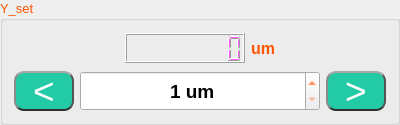
             <widget class="QGroupBox" name="Adc_box_5">
              <property name="sizePolicy">
               <sizepolicy hsizetype="MinimumExpanding" vsizetype="Fixed">
                <horstretch>0</horstretch>
                <verstretch>0</verstretch>
               </sizepolicy>
              </property>
              <property name="minimumSize">
               <size>
                <width>400</width>
                <height>125</height>
               </size>
              </property>
              <property name="maximumSize">
               <size>
                <width>400</width>
                <height>16777215</height>
               </size>
              </property>
              <property name="palette">
               <palette>
                <active>
                 <colorrole role="WindowText">
                  <brush brushstyle="SolidPattern">
                   <color alpha="255">
                    <red>255</red>
                    <green>170</green>
                    <blue>0</blue>
                   </color>
                  </brush>
                 </colorrole>
                </active>
                <inactive>
                 <colorrole role="WindowText">
                  <brush brushstyle="SolidPattern">
                   <color alpha="255">
                    <red>255</red>
                    <green>85</green>
                    <blue>0</blue>
                   </color>
                  </brush>
                 </colorrole>
                </inactive>
                <disabled>
                 <colorrole role="WindowText">
                  <brush brushstyle="SolidPattern">
                   <color alpha="255">
                    <red>120</red>
                    <green>120</green>
                    <blue>120</blue>
                   </color>
                  </brush>
                 </colorrole>
                </disabled>
               </palette>
              </property>
              <property name="font">
               <font>
                <family>Arial</family>
                <pointsize>10</pointsize>
                <bold>false</bold>
                <stylestrategy>PreferAntialias</stylestrategy>
               </font>
              </property>
              <property name="title">
               <string>Y_set</string>
              </property>
              <layout class="QVBoxLayout" name="verticalLayout_7">
               <item>
                <layout class="QHBoxLayout" name="horizontalLayout_10">
                 <item>
                  <spacer name="horizontalSpacer_6">
                   <property name="orientation">
                    <enum>Qt::Horizontal</enum>
                   </property>
                   <property name="sizeHint" stdset="0">
                    <size>
                     <width>40</width>
                     <height>20</height>
                    </size>
                   </property>
                  </spacer>
                 </item>
                 <item>
                  <widget class="QLCDNumber" name="lcd_Y_pos">
                   <property name="sizePolicy">
                    <sizepolicy hsizetype="MinimumExpanding" vsizetype="Fixed">
                     <horstretch>0</horstretch>
                     <verstretch>0</verstretch>
                    </sizepolicy>
                   </property>
                   <property name="minimumSize">
                    <size>
                     <width>120</width>
                     <height>30</height>
                    </size>
                   </property>
                   <property name="palette">
                    <palette>
                     <active>
                      <colorrole role="WindowText">
                       <brush brushstyle="SolidPattern">
                        <color alpha="255">
                         <red>255</red>
                         <green>85</green>
                         <blue>255</blue>
                        </color>
                       </brush>
                      </colorrole>
                      <colorrole role="ButtonText">
                       <brush brushstyle="SolidPattern">
                        <color alpha="255">
                         <red>255</red>
                         <green>85</green>
                         <blue>255</blue>
                        </color>
                       </brush>
                      </colorrole>
                     </active>
                     <inactive>
                      <colorrole role="WindowText">
                       <brush brushstyle="SolidPattern">
                        <color alpha="255">
                         <red>255</red>
                         <green>85</green>
                         <blue>255</blue>
                        </color>
                       </brush>
                      </colorrole>
                      <colorrole role="ButtonText">
                       <brush brushstyle="SolidPattern">
                        <color alpha="255">
                         <red>255</red>
                         <green>85</green>
                         <blue>255</blue>
                        </color>
                       </brush>
                      </colorrole>
                     </inactive>
                     <disabled>
                      <colorrole role="WindowText">
                       <brush brushstyle="SolidPattern">
                        <color alpha="255">
                         <red>120</red>
                         <green>120</green>
                         <blue>120</blue>
                        </color>
                       </brush>
                      </colorrole>
                      <colorrole role="ButtonText">
                       <brush brushstyle="SolidPattern">
                        <color alpha="255">
                         <red>120</red>
                         <green>120</green>
                         <blue>120</blue>
                        </color>
                       </brush>
                      </colorrole>
                     </disabled>
                    </palette>
                   </property>
                   <property name="toolTip">
                    <string>current Z position</string>
                   </property>
                   <property name="digitCount">
                    <number>8</number>
                   </property>
                  </widget>
                 </item>
                 <item>
                  <widget class="QLabel" name="label_6">
                   <property name="palette">
                    <palette>
                     <active>
                      <colorrole role="WindowText">
                       <brush brushstyle="SolidPattern">
                        <color alpha="255">
                         <red>255</red>
                         <green>170</green>
                         <blue>0</blue>
                        </color>
                       </brush>
                      </colorrole>
                     </active>
                     <inactive>
                      <colorrole role="WindowText">
                       <brush brushstyle="SolidPattern">
                        <color alpha="255">
                         <red>255</red>
                         <green>85</green>
                         <blue>0</blue>
                        </color>
                       </brush>
                      </colorrole>
                     </inactive>
                     <disabled>
                      <colorrole role="WindowText">
                       <brush brushstyle="SolidPattern">
                        <color alpha="255">
                         <red>120</red>
                         <green>120</green>
                         <blue>120</blue>
                        </color>
                       </brush>
                      </colorrole>
                     </disabled>
                    </palette>
                   </property>
                   <property name="font">
                    <font>
                     <family>Arial</family>
                     <pointsize>12</pointsize>
                     <bold>true</bold>
                     <stylestrategy>PreferAntialias</stylestrategy>
                    </font>
                   </property>
                   <property name="text">
                    <string>um</string>
                   </property>
                  </widget>
                 </item>
                 <item>
                  <spacer name="horizontalSpacer_13">
                   <property name="orientation">
                    <enum>Qt::Horizontal</enum>
                   </property>
                   <property name="sizeHint" stdset="0">
                    <size>
                     <width>40</width>
                     <height>20</height>
                    </size>
                   </property>
                  </spacer>
                 </item>
                </layout>
               </item>
               <item>
                <layout class="QHBoxLayout" name="horizontalLayout_11">
                 <item>
                  <widget class="QPushButton" name="Y_pos_left">
                   <property name="sizePolicy">
                    <sizepolicy hsizetype="Fixed" vsizetype="Fixed">
                     <horstretch>0</horstretch>
                     <verstretch>0</verstretch>
                    </sizepolicy>
                   </property>
                   <property name="minimumSize">
                    <size>
                     <width>60</width>
                     <height>40</height>
                    </size>
                   </property>
                   <property name="maximumSize">
                    <size>
                     <width>16777215</width>
                     <height>40</height>
                    </size>
                   </property>
                   <property name="palette">
                    <palette>
                     <active>
                      <colorrole role="WindowText">
                       <brush brushstyle="SolidPattern">
                        <color alpha="255">
                         <red>255</red>
                         <green>255</green>
                         <blue>255</blue>
                        </color>
                       </brush>
                      </colorrole>
                      <colorrole role="Button">
                       <brush brushstyle="SolidPattern">
                        <color alpha="255">
                         <red>35</red>
                         <green>202</green>
                         <blue>166</blue>
                        </color>
                       </brush>
                      </colorrole>
                      <colorrole role="Text">
                       <brush brushstyle="SolidPattern">
                        <color alpha="255">
                         <red>255</red>
                         <green>255</green>
                         <blue>255</blue>
                        </color>
                       </brush>
                      </colorrole>
                      <colorrole role="ButtonText">
                       <brush brushstyle="SolidPattern">
                        <color alpha="255">
                         <red>255</red>
                         <green>255</green>
                         <blue>255</blue>
                        </color>
                       </brush>
                      </colorrole>
                      <colorrole role="Base">
                       <brush brushstyle="SolidPattern">
                        <color alpha="255">
                         <red>35</red>
                         <green>202</green>
                         <blue>166</blue>
                        </color>
                       </brush>
                      </colorrole>
                      <colorrole role="Window">
                       <brush brushstyle="SolidPattern">
                        <color alpha="255">
                         <red>35</red>
                         <green>202</green>
                         <blue>166</blue>
                        </color>
                       </brush>
                      </colorrole>
                      <colorrole role="HighlightedText">
                       <brush brushstyle="SolidPattern">
                        <color alpha="255">
                         <red>255</red>
                         <green>85</green>
                         <blue>127</blue>
                        </color>
                       </brush>
                      </colorrole>
                      <colorrole role="PlaceholderText">
                       <brush brushstyle="SolidPattern">
                        <color alpha="255">
                         <red>255</red>
                         <green>255</green>
                         <blue>255</blue>
                        </color>
                       </brush>
                      </colorrole>
                     </active>
                     <inactive>
                      <colorrole role="WindowText">
                       <brush brushstyle="SolidPattern">
                        <color alpha="255">
                         <red>255</red>
                         <green>255</green>
                         <blue>255</blue>
                        </color>
                       </brush>
                      </colorrole>
                      <colorrole role="Button">
                       <brush brushstyle="SolidPattern">
                        <color alpha="255">
                         <red>35</red>
                         <green>202</green>
                         <blue>166</blue>
                        </color>
                       </brush>
                      </colorrole>
                      <colorrole role="Text">
                       <brush brushstyle="SolidPattern">
                        <color alpha="255">
                         <red>255</red>
                         <green>255</green>
                         <blue>255</blue>
                        </color>
                       </brush>
                      </colorrole>
                      <colorrole role="ButtonText">
                       <brush brushstyle="SolidPattern">
                        <color alpha="255">
                         <red>255</red>
                         <green>255</green>
                         <blue>255</blue>
                        </color>
                       </brush>
                      </colorrole>
                      <colorrole role="Base">
                       <brush brushstyle="SolidPattern">
                        <color alpha="255">
                         <red>35</red>
                         <green>202</green>
                         <blue>166</blue>
                        </color>
                       </brush>
                      </colorrole>
                      <colorrole role="Window">
                       <brush brushstyle="SolidPattern">
                        <color alpha="255">
                         <red>35</red>
                         <green>202</green>
                         <blue>166</blue>
                        </color>
                       </brush>
                      </colorrole>
                      <colorrole role="HighlightedText">
                       <brush brushstyle="SolidPattern">
                        <color alpha="255">
                         <red>255</red>
                         <green>85</green>
                         <blue>127</blue>
                        </color>
                       </brush>
                      </colorrole>
                      <colorrole role="PlaceholderText">
                       <brush brushstyle="SolidPattern">
                        <color alpha="255">
                         <red>255</red>
                         <green>255</green>
                         <blue>255</blue>
                        </color>
                       </brush>
                      </colorrole>
                     </inactive>
                     <disabled>
                      <colorrole role="WindowText">
                       <brush brushstyle="SolidPattern">
                        <color alpha="255">
                         <red>255</red>
                         <green>255</green>
                         <blue>255</blue>
                        </color>
                       </brush>
                      </colorrole>
                      <colorrole role="Button">
                       <brush brushstyle="SolidPattern">
                        <color alpha="255">
                         <red>35</red>
                         <green>202</green>
                         <blue>166</blue>
                        </color>
                       </brush>
                      </colorrole>
                      <colorrole role="Text">
                       <brush brushstyle="SolidPattern">
                        <color alpha="255">
                         <red>255</red>
                         <green>255</green>
                         <blue>255</blue>
                        </color>
                       </brush>
                      </colorrole>
                      <colorrole role="ButtonText">
                       <brush brushstyle="SolidPattern">
                        <color alpha="255">
                         <red>255</red>
                         <green>255</green>
                         <blue>255</blue>
                        </color>
                       </brush>
                      </colorrole>
                      <colorrole role="Base">
                       <brush brushstyle="SolidPattern">
                        <color alpha="255">
                         <red>35</red>
                         <green>202</green>
                         <blue>166</blue>
                        </color>
                       </brush>
                      </colorrole>
                      <colorrole role="Window">
                       <brush brushstyle="SolidPattern">
                        <color alpha="255">
                         <red>35</red>
                         <green>202</green>
                         <blue>166</blue>
                        </color>
                       </brush>
                      </colorrole>
                      <colorrole role="HighlightedText">
                       <brush brushstyle="SolidPattern">
                        <color alpha="255">
                         <red>255</red>
                         <green>85</green>
                         <blue>127</blue>
                        </color>
                       </brush>
                      </colorrole>
                      <colorrole role="PlaceholderText">
                       <brush brushstyle="SolidPattern">
                        <color alpha="255">
                         <red>255</red>
                         <green>255</green>
                         <blue>255</blue>
                        </color>
                       </brush>
                      </colorrole>
                     </disabled>
                    </palette>
                   </property>
                   <property name="font">
                    <font>
                     <family>Arial</family>
                     <pointsize>28</pointsize>
                     <bold>false</bold>
                     <stylestrategy>PreferDefault</stylestrategy>
                    </font>
                   </property>
                   <property name="toolTip">
                    <string>Decrease</string>
                   </property>
                   <property name="styleSheet">
                    <string notr="true">QPushButton{background-color: rgb(35, 202, 166);border:2px;border-radius:10px;padding:2px 4px;selection-color: rgb(255, 85, 127);color:rgb(255, 255, 255);border-style:inset;border-top-color: rgb(167, 167, 167);border-left-color: rgb(138, 138, 138);
border-right-color: rgb(56, 56, 56);
border-bottom-color: rgb(33, 33, 33);}

QPushButton:hover{background-color:rgb(255, 91, 58);border:2px;border-radius:10px;padding:2px 4px;selection-color: rgb(255, 85, 127);color: rgb(255, 255, 255) ;border-style:inset;border-top-color: rgb(167, 167, 167);border-left-color: rgb(138, 138, 138);
border-right-color: rgb(56, 56, 56);
border-bottom-color: rgb(33, 33, 33);}
QPushButton:pressed{background-color:rgb(255, 91, 58);border:2px;border-radius:10px;padding:2px 4px;selection-color: rgb(255, 85, 127);color: rgb(255, 255, 255) ;border-style:inset;border-bottom-color: rgb(167, 167, 167);border-right-color: rgb(138, 138, 138);
border-left-color: rgb(56, 56, 56);
border-top-color: rgb(33, 33, 33);}</string>
                   </property>
                   <property name="text">
                    <string>&lt;</string>
                   </property>
                   <property name="autoDefault">
                    <bool>false</bool>
                   </property>
                   <property name="default">
                    <bool>false</bool>
                   </property>
                   <property name="flat">
                    <bool>false</bool>
                   </property>
                  </widget>
                 </item>
                 <item>
                  <widget class="QDoubleSpinBox" name="Step_Y_pos">
                   <property name="sizePolicy">
                    <sizepolicy hsizetype="MinimumExpanding" vsizetype="Fixed">
                     <horstretch>0</horstretch>
                     <verstretch>0</verstretch>
                    </sizepolicy>
                   </property>
                   <property name="minimumSize">
                    <size>
                     <width>160</width>
                     <height>40</height>
                    </size>
                   </property>
                   <property name="maximumSize">
                    <size>
                     <width>16777215</width>
                     <height>40</height>
                    </size>
                   </property>
                   <property name="font">
                    <font>
                     <family>Arial</family>
                     <pointsize>14</pointsize>
                     <bold>true</bold>
                     <stylestrategy>PreferAntialias</stylestrategy>
                    </font>
                   </property>
                   <property name="toolTip">
                    <string>Each Step size Z</string>
                   </property>
                   <property name="inputMethodHints">
                    <set>Qt::ImhFormattedNumbersOnly|Qt::ImhNoAutoUppercase|Qt::ImhPreferNumbers</set>
                   </property>
                   <property name="alignment">
                    <set>Qt::AlignCenter</set>
                   </property>
                   <property name="prefix">
                    <string/>
                   </property>
                   <property name="suffix">
                    <string> um</string>
                   </property>
                   <property name="decimals">
                    <number>0</number>
                   </property>
                   <property name="minimum">
                    <double>1.000000000000000</double>
                   </property>
                   <property name="maximum">
                    <double>10000.000000000000000</double>
                   </property>
                   <property name="singleStep">
                    <double>1.000000000000000</double>
                   </property>
                   <property name="value">
                    <double>1.000000000000000</double>
                   </property>
                  </widget>
                 </item>
                 <item>
                  <widget class="QPushButton" name="Y_pos_right">
                   <property name="sizePolicy">
                    <sizepolicy hsizetype="Fixed" vsizetype="Fixed">
                     <horstretch>0</horstretch>
                     <verstretch>0</verstretch>
                    </sizepolicy>
                   </property>
                   <property name="minimumSize">
                    <size>
                     <width>60</width>
                     <height>40</height>
                    </size>
                   </property>
                   <property name="maximumSize">
                    <size>
                     <width>16777215</width>
                     <height>40</height>
                    </size>
                   </property>
                   <property name="palette">
                    <palette>
                     <active>
                      <colorrole role="WindowText">
                       <brush brushstyle="SolidPattern">
                        <color alpha="255">
                         <red>255</red>
                         <green>255</green>
                         <blue>255</blue>
                        </color>
                       </brush>
                      </colorrole>
                      <colorrole role="Button">
                       <brush brushstyle="SolidPattern">
                        <color alpha="255">
                         <red>35</red>
                         <green>202</green>
                         <blue>166</blue>
                        </color>
                       </brush>
                      </colorrole>
                      <colorrole role="Text">
                       <brush brushstyle="SolidPattern">
                        <color alpha="255">
                         <red>255</red>
                         <green>255</green>
                         <blue>255</blue>
                        </color>
                       </brush>
                      </colorrole>
                      <colorrole role="ButtonText">
                       <brush brushstyle="SolidPattern">
                        <color alpha="255">
                         <red>255</red>
                         <green>255</green>
                         <blue>255</blue>
                        </color>
                       </brush>
                      </colorrole>
                      <colorrole role="Base">
                       <brush brushstyle="SolidPattern">
                        <color alpha="255">
                         <red>35</red>
                         <green>202</green>
                         <blue>166</blue>
                        </color>
                       </brush>
                      </colorrole>
                      <colorrole role="Window">
                       <brush brushstyle="SolidPattern">
                        <color alpha="255">
                         <red>35</red>
                         <green>202</green>
                         <blue>166</blue>
                        </color>
                       </brush>
                      </colorrole>
                      <colorrole role="HighlightedText">
                       <brush brushstyle="SolidPattern">
                        <color alpha="255">
                         <red>255</red>
                         <green>85</green>
                         <blue>127</blue>
                        </color>
                       </brush>
                      </colorrole>
                      <colorrole role="PlaceholderText">
                       <brush brushstyle="SolidPattern">
                        <color alpha="255">
                         <red>255</red>
                         <green>255</green>
                         <blue>255</blue>
                        </color>
                       </brush>
                      </colorrole>
                     </active>
                     <inactive>
                      <colorrole role="WindowText">
                       <brush brushstyle="SolidPattern">
                        <color alpha="255">
                         <red>255</red>
                         <green>255</green>
                         <blue>255</blue>
                        </color>
                       </brush>
                      </colorrole>
                      <colorrole role="Button">
                       <brush brushstyle="SolidPattern">
                        <color alpha="255">
                         <red>35</red>
                         <green>202</green>
                         <blue>166</blue>
                        </color>
                       </brush>
                      </colorrole>
                      <colorrole role="Text">
                       <brush brushstyle="SolidPattern">
                        <color alpha="255">
                         <red>255</red>
                         <green>255</green>
                         <blue>255</blue>
                        </color>
                       </brush>
                      </colorrole>
                      <colorrole role="ButtonText">
                       <brush brushstyle="SolidPattern">
                        <color alpha="255">
                         <red>255</red>
                         <green>255</green>
                         <blue>255</blue>
                        </color>
                       </brush>
                      </colorrole>
                      <colorrole role="Base">
                       <brush brushstyle="SolidPattern">
                        <color alpha="255">
                         <red>35</red>
                         <green>202</green>
                         <blue>166</blue>
                        </color>
                       </brush>
                      </colorrole>
                      <colorrole role="Window">
                       <brush brushstyle="SolidPattern">
                        <color alpha="255">
                         <red>35</red>
                         <green>202</green>
                         <blue>166</blue>
                        </color>
                       </brush>
                      </colorrole>
                      <colorrole role="HighlightedText">
                       <brush brushstyle="SolidPattern">
                        <color alpha="255">
                         <red>255</red>
                         <green>85</green>
                         <blue>127</blue>
                        </color>
                       </brush>
                      </colorrole>
                      <colorrole role="PlaceholderText">
                       <brush brushstyle="SolidPattern">
                        <color alpha="255">
                         <red>255</red>
                         <green>255</green>
                         <blue>255</blue>
                        </color>
                       </brush>
                      </colorrole>
                     </inactive>
                     <disabled>
                      <colorrole role="WindowText">
                       <brush brushstyle="SolidPattern">
                        <color alpha="255">
                         <red>255</red>
                         <green>255</green>
                         <blue>255</blue>
                        </color>
                       </brush>
                      </colorrole>
                      <colorrole role="Button">
                       <brush brushstyle="SolidPattern">
                        <color alpha="255">
                         <red>35</red>
                         <green>202</green>
                         <blue>166</blue>
                        </color>
                       </brush>
                      </colorrole>
                      <colorrole role="Text">
                       <brush brushstyle="SolidPattern">
                        <color alpha="255">
                         <red>255</red>
                         <green>255</green>
                         <blue>255</blue>
                        </color>
                       </brush>
                      </colorrole>
                      <colorrole role="ButtonText">
                       <brush brushstyle="SolidPattern">
                        <color alpha="255">
                         <red>255</red>
                         <green>255</green>
                         <blue>255</blue>
                        </color>
                       </brush>
                      </colorrole>
                      <colorrole role="Base">
                       <brush brushstyle="SolidPattern">
                        <color alpha="255">
                         <red>35</red>
                         <green>202</green>
                         <blue>166</blue>
                        </color>
                       </brush>
                      </colorrole>
                      <colorrole role="Window">
                       <brush brushstyle="SolidPattern">
                        <color alpha="255">
                         <red>35</red>
                         <green>202</green>
                         <blue>166</blue>
                        </color>
                       </brush>
                      </colorrole>
                      <colorrole role="HighlightedText">
                       <brush brushstyle="SolidPattern">
                        <color alpha="255">
                         <red>255</red>
                         <green>85</green>
                         <blue>127</blue>
                        </color>
                       </brush>
                      </colorrole>
                      <colorrole role="PlaceholderText">
                       <brush brushstyle="SolidPattern">
                        <color alpha="255">
                         <red>255</red>
                         <green>255</green>
                         <blue>255</blue>
                        </color>
                       </brush>
                      </colorrole>
                     </disabled>
                    </palette>
                   </property>
                   <property name="font">
                    <font>
                     <family>Arial</family>
                     <pointsize>28</pointsize>
                     <bold>false</bold>
                     <stylestrategy>PreferDefault</stylestrategy>
                    </font>
                   </property>
                   <property name="toolTip">
                    <string>Increase</string>
                   </property>
                   <property name="styleSheet">
                    <string notr="true">QPushButton{background-color: rgb(35, 202, 166);border:2px;border-radius:10px;padding:2px 4px;selection-color: rgb(255, 85, 127);color:rgb(255, 255, 255);border-style:inset;border-top-color: rgb(167, 167, 167);border-left-color: rgb(138, 138, 138);
border-right-color: rgb(56, 56, 56);
border-bottom-color: rgb(33, 33, 33);}

QPushButton:hover{background-color:rgb(255, 91, 58);border:2px;border-radius:10px;padding:2px 4px;selection-color: rgb(255, 85, 127);color: rgb(255, 255, 255) ;border-style:inset;border-top-color: rgb(167, 167, 167);border-left-color: rgb(138, 138, 138);
border-right-color: rgb(56, 56, 56);
border-bottom-color: rgb(33, 33, 33);}
QPushButton:pressed{background-color:rgb(255, 91, 58);border:2px;border-radius:10px;padding:2px 4px;selection-color: rgb(255, 85, 127);color: rgb(255, 255, 255) ;border-style:inset;border-bottom-color: rgb(167, 167, 167);border-right-color: rgb(138, 138, 138);
border-left-color: rgb(56, 56, 56);
border-top-color: rgb(33, 33, 33);}</string>
                   </property>
                   <property name="text">
                    <string>&gt;</string>
                   </property>
                  </widget>
                 </item>
                </layout>
               </item>
              </layout>
             </widget>
